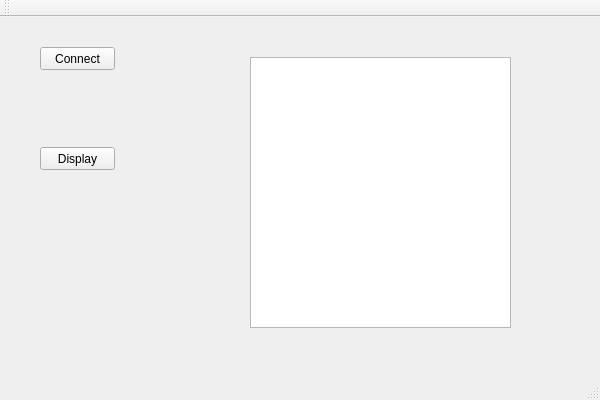
<?xml version="1.0" encoding="UTF-8"?>
<ui version="4.0">
 <class>ModuledetestcapteursClass</class>
 <widget class="QMainWindow" name="ModuledetestcapteursClass">
  <property name="geometry">
   <rect>
    <x>0</x>
    <y>0</y>
    <width>600</width>
    <height>400</height>
   </rect>
  </property>
  <property name="windowTitle">
   <string>Moduledetestcapteurs</string>
  </property>
  <widget class="QWidget" name="centralWidget">
   <widget class="QPushButton" name="Connect">
    <property name="geometry">
     <rect>
      <x>40</x>
      <y>30</y>
      <width>75</width>
      <height>23</height>
     </rect>
    </property>
    <property name="text">
     <string>Connect</string>
    </property>
   </widget>
   <widget class="QPushButton" name="Display">
    <property name="geometry">
     <rect>
      <x>40</x>
      <y>130</y>
      <width>75</width>
      <height>23</height>
     </rect>
    </property>
    <property name="text">
     <string>Display</string>
    </property>
   </widget>
   <widget class="QTextEdit" name="textEdit">
    <property name="geometry">
     <rect>
      <x>250</x>
      <y>40</y>
      <width>261</width>
      <height>271</height>
     </rect>
    </property>
   </widget>
  </widget>
  <widget class="QMenuBar" name="menuBar">
   <property name="geometry">
    <rect>
     <x>0</x>
     <y>0</y>
     <width>600</width>
     <height>21</height>
    </rect>
   </property>
  </widget>
  <widget class="QToolBar" name="mainToolBar">
   <attribute name="toolBarArea">
    <enum>TopToolBarArea</enum>
   </attribute>
   <attribute name="toolBarBreak">
    <bool>false</bool>
   </attribute>
  </widget>
  <widget class="QStatusBar" name="statusBar"/>
 </widget>
 <layoutdefault spacing="6" margin="11"/>
 <resources>
  <include location="Moduledetestcapteurs.qrc"/>
 </resources>
 <connections>
  <connection>
   <sender>Connect</sender>
   <signal>clicked()</signal>
   <receiver>ModuledetestcapteursClass</receiver>
   <slot>connectToHost()</slot>
   <hints>
    <hint type="sourcelabel">
     <x>77</x>
     <y>74</y>
    </hint>
    <hint type="destinationlabel">
     <x>299</x>
     <y>199</y>
    </hint>
   </hints>
  </connection>
  <connection>
   <sender>Display</sender>
   <signal>clicked()</signal>
   <receiver>ModuledetestcapteursClass</receiver>
   <slot>display()</slot>
   <hints>
    <hint type="sourcelabel">
     <x>77</x>
     <y>174</y>
    </hint>
    <hint type="destinationlabel">
     <x>299</x>
     <y>199</y>
    </hint>
   </hints>
  </connection>
 </connections>
 <slots>
  <slot>connectToHost()</slot>
  <slot>display()</slot>
 </slots>
</ui>
